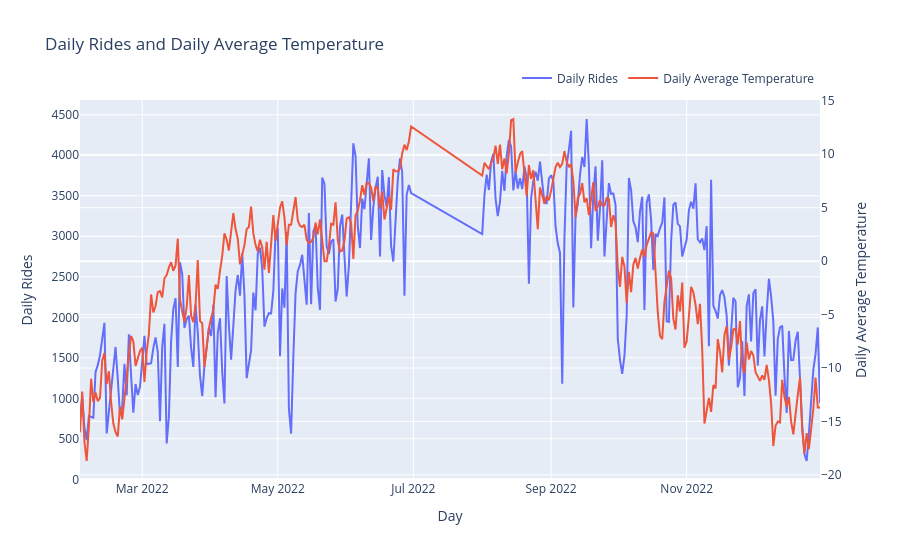

Here is the notebook cell this chart was saved with:
### Code cell
import plotly.graph_objects as go


fig = go.Figure()

fig.add_trace(
    go.Scatter(
        x=bike_weather_daily["date"],
        y=bike_weather_daily["number_of_rides"],
        mode="lines",
        name="Daily Rides",
        yaxis="y1"
    )
)

fig.add_trace(
    go.Scatter(
        x=bike_weather_daily["date"],
        y=bike_weather_daily["temperature_2m_mean"],
        mode="lines",
        name="Daily Average Temperature",
        yaxis="y2"
    )
)

fig.update_layout(
    title="Daily Rides and Daily Average Temperature",
    xaxis=dict(
        title="Day"
    ),
    yaxis=dict(
        title="Daily Rides",
        side="left"
    ),
    yaxis2=dict(
        title="Daily Average Temperature",
        overlaying="y",
        side="right"
    ),
    hovermode="x unified",
    legend=dict(
        orientation="h",
        yanchor="bottom",
        y=1.02,
        xanchor="right",
        x=1
    )
)

fig.show()

### Figure 1 — Plotly figure (JSON) as saved in the notebook; plotly's stock layout.template omitted (floating-point values rounded to 4 significant figures; data arrays with more than 128 entries replaced by an {"elided": "..."} marker saying what was removed)
{"data": [{"mode": "lines", "name": "Daily Rides", "type": "scatter", "x": {"elided": "303 str values"}, "y": {"elided": "303 int values"}, "yaxis": "y"}, {"mode": "lines", "name": "Daily Average Temperature", "type": "scatter", "x": {"elided": "303 str values"}, "y": {"elided": "303 float values"}, "yaxis": "y2"}], "layout": {"hovermode": "x unified", "legend": {"orientation": "h", "x": 1, "xanchor": "right", "y": 1.02, "yanchor": "bottom"}, "title": {"text": "Daily Rides and Daily Average Temperature"}, "xaxis": {"title": {"text": "Day"}}, "yaxis": {"side": "left", "title": {"text": "Daily Rides"}}, "yaxis2": {"overlaying": "y", "side": "right", "title": {"text": "Daily Average Temperature"}}}}
